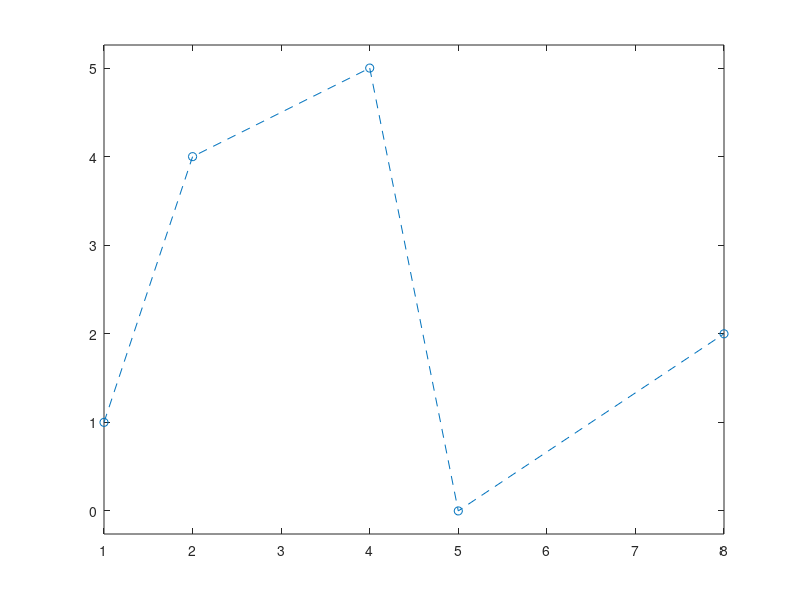

This figure's MATLAB source: (Note: this script raises an error after producing the figure.)
clear
px = [1, 2, 4 5 8];
py = [1, 4, 5, 0 2];
plot (px, py, '--o');
axis equal; hold on;
syms t;
x(t) = 0*t; y(t) = 0*t;
n = 4;
for i=0:n 
    b(t) = nchoosek(n, i)*t^i*(1-t)^(n-i);
    x(t) = x(t)+px(i+1)*b(t);
    y(t) = y(t)+py(i+1)*b(t);
end
fplot(x, y, [0,1])
v1 = [n*(px(2)-px(1)), n*(py(2)-py(1))];
quiver(px(1), py(1), v1(1), v1(2));
v2 = [n*(px(5)-px(4)), n*(py(5)-py(4))];
quiver(px(5), py(5), v2(1), v2(2));

%csatlakozás
m = 5;
rx = [px(5) px(5)+v2(1)/m 15 18 20 23];
ry = [py(5) py(5)+v2(2)/m 2 -2 1 -2];
plot (rx, ry, '--o');
x(t) = 0*t; y(t) = 0*t;
m = 5;
for i=0:m 
    b(t) = nchoosek(m, i)*t^i*(1-t)^(m-i);
    x(t) = x(t)+rx(i+1)*b(t);
    y(t) = y(t)+ry(i+1)*b(t);
end
fplot(x, y, [0,1])